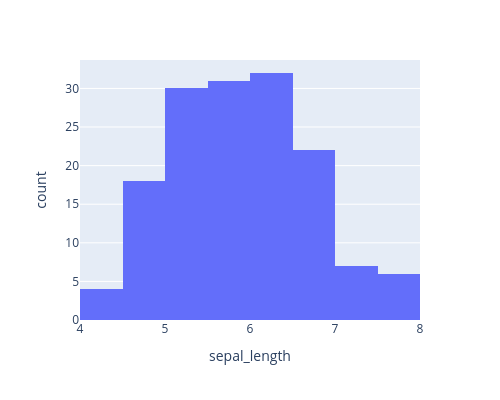

The notebook cell this image was saved under:
### Markdown cell above
### Histograms and heatmaps

Both work exactly like their Seaborn counterparts, with hover included.

### Code cell
fig = px.histogram(df, x="sepal_length", width=500, height=400)
fig.show()

### Figure 1 — Plotly figure (JSON) as saved in the notebook; plotly's stock layout.template omitted (floating-point values rounded to 4 significant figures; data arrays with more than 128 entries replaced by an {"elided": "..."} marker saying what was removed)
{"data": [{"bingroup": "x", "hovertemplate": "sepal_length=%{x}<br>count=%{y}<extra></extra>", "legendgroup": "", "marker": {"color": "#636efa", "pattern": {"shape": ""}}, "name": "", "orientation": "v", "showlegend": false, "type": "histogram", "x": {"elided": "150 float values"}, "xaxis": "x", "yaxis": "y"}], "layout": {"barmode": "relative", "height": 400, "legend": {"tracegroupgap": 0}, "margin": {"t": 60}, "width": 500, "xaxis": {"anchor": "y", "domain": [0, 1], "title": {"text": "sepal_length"}}, "yaxis": {"anchor": "x", "domain": [0, 1], "title": {"text": "count"}}}}
